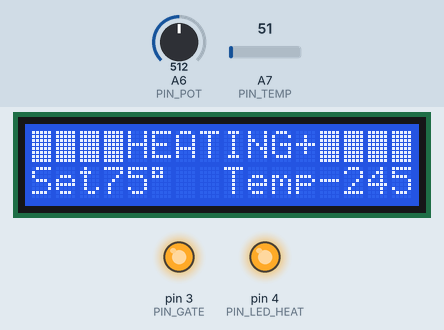
Simulated run of this sketch. Board: Arduino Nano, built with avr-gcc and run on an emulated ATmega328P. Shown: 16×2 character LCD, output pins drawn as LEDs (lit = HIGH). The inputs (shaded band) are chosen by the test bench; at power-on: A7 (PIN_TEMP) = 51, A6 (PIN_POT) = 512.

Above: at 1.2 s.
1.3 s: A7 (PIN_TEMP) set to 61
At 1.73 s:
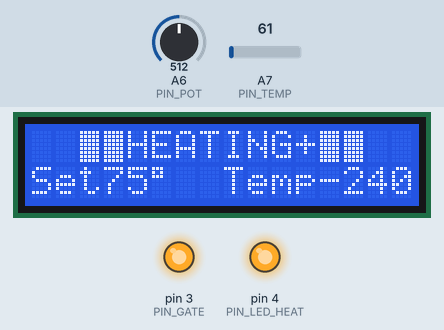
4.3 s: A6 (PIN_POT) set to 490
At 4.93 s:
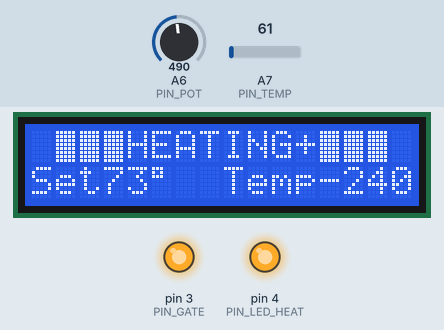
6.0 s: A7 (PIN_TEMP) set to 71
At 6.53 s:
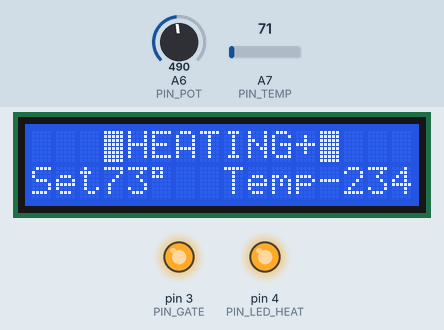
7.5 s: A6 (PIN_POT) set to 510
At 8.33 s:
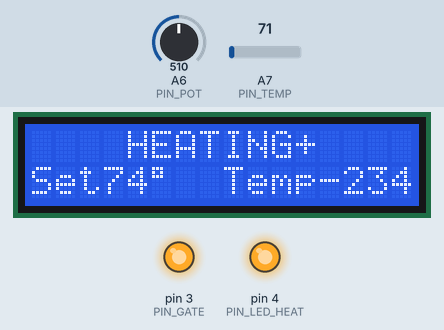
9.0 s: A7 (PIN_TEMP) set to 86
At 9.13 s:
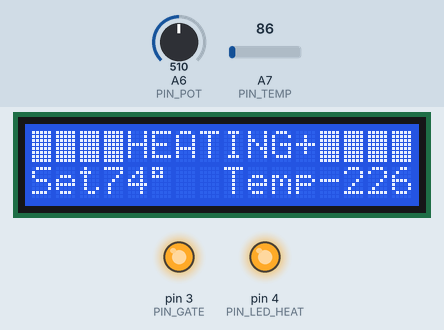
10.5 s: A6 (PIN_POT) set to 306
At 10.73 s:
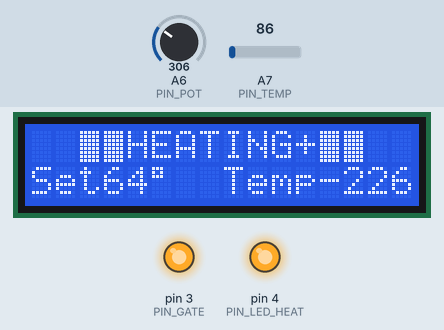
Timing chart, 0 to 13.0 s (numbered marks = the images above; inputs shaded):
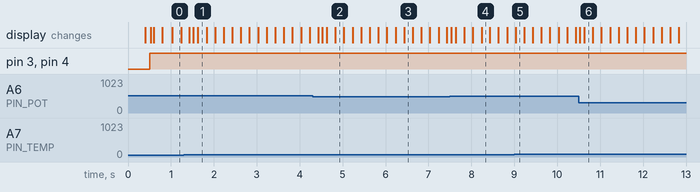

The sketch:

main.ino
```cpp
#include <Wire.h>
#include <LiquidCrystal_I2C.h>

#define PIN_TEMP A7
#define PIN_POT A6

#define PIN_GATE 3
#define PIN_LED_HEAT 4

LiquidCrystal_I2C lcd(0x27, 16, 2);

int16_t temp_table(0);
int16_t temp_ref(0);

void setup()
{
  lcd.init();
  lcd.backlight();

  pinMode(PIN_GATE, OUTPUT);
  pinMode(PIN_LED_HEAT, OUTPUT);

  lcd.setCursor(0, 1);
  lcd.print("Set");

  lcd.setCursor(8, 1);
  lcd.print("Temp");
}

void loop()
{
  static uint32_t timer_1 = 0;
  if(millis() - timer_1 >= 500)
  {
    timer_1 = millis();

    temp_table = 110 * ( float( analogRead(PIN_TEMP) ) / 1023.0 * 5.0 ) - 273;
    temp_ref = 50 + analogRead(PIN_POT) * 50 / 1023;

    if(temp_table < temp_ref)
    {
      digitalWrite(PIN_GATE, 1);
      digitalWrite(PIN_LED_HEAT, 1);

      lcd.setCursor(4, 0);
      lcd.print("HEATING+");
    }
    else
    {
      digitalWrite(PIN_GATE, 0);
      digitalWrite(PIN_LED_HEAT, 0);

      lcd.setCursor(4, 0);
      lcd.print("COOLING-");
    }

    lcd.setCursor(3, 1);
    lcd.print("    ");
    lcd.setCursor(3, 1);
    lcd.print(temp_ref);
    lcd.print( char(223) );

    lcd.setCursor(12, 1);
    lcd.print("    ");
    lcd.setCursor(12, 1);
    lcd.print(temp_table);
    lcd.print( char(223) );
  }

  static uint8_t ctr = 0;
  static uint32_t timer_2 = 0;
  if(millis() - timer_2 >= 200)
  {
    timer_2 = millis();
    switch(ctr)
    {
      case 0:
        lcd.setCursor(0, 0);
        lcd.print("    ");
        lcd.setCursor(12, 0);
        lcd.print("    ");
        break;
      case 1:
        lcd.setCursor(3, 0);
        lcd.print( char(255) );
        lcd.setCursor(12, 0);
        lcd.print( char(255) );
        break;
      case 2:
        lcd.setCursor(2, 0);
        lcd.print( char(255) );
        lcd.setCursor(13, 0);
        lcd.print( char(255) );
        break;
      case 3:
        lcd.setCursor(1, 0);
        lcd.print( char(255) );
        lcd.setCursor(14, 0);
        lcd.print( char(255) );
        break;
      case 4:
        lcd.setCursor(0, 0);
        lcd.print( char(255) );
        lcd.setCursor(15, 0);
        lcd.print( char(255) );
        break;
    }
    ctr++;
    if(ctr > 4) ctr = 0;
  }
}
```
